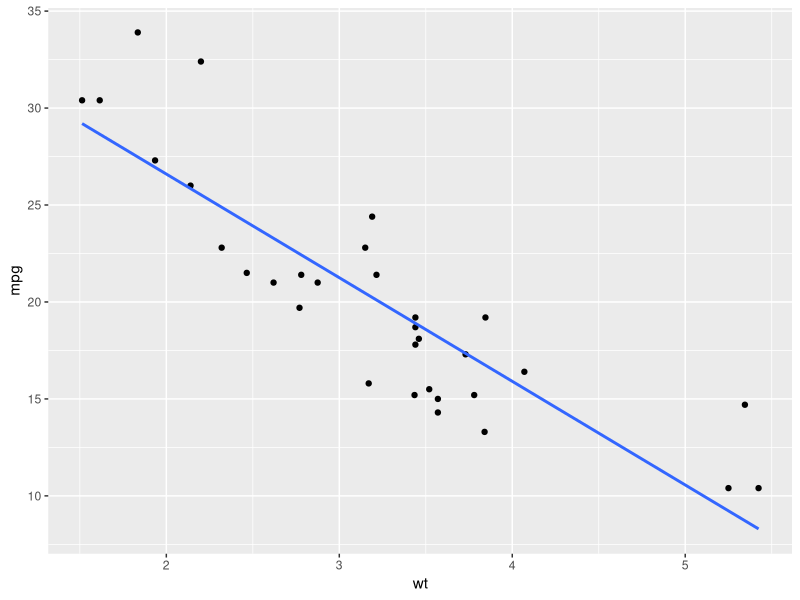
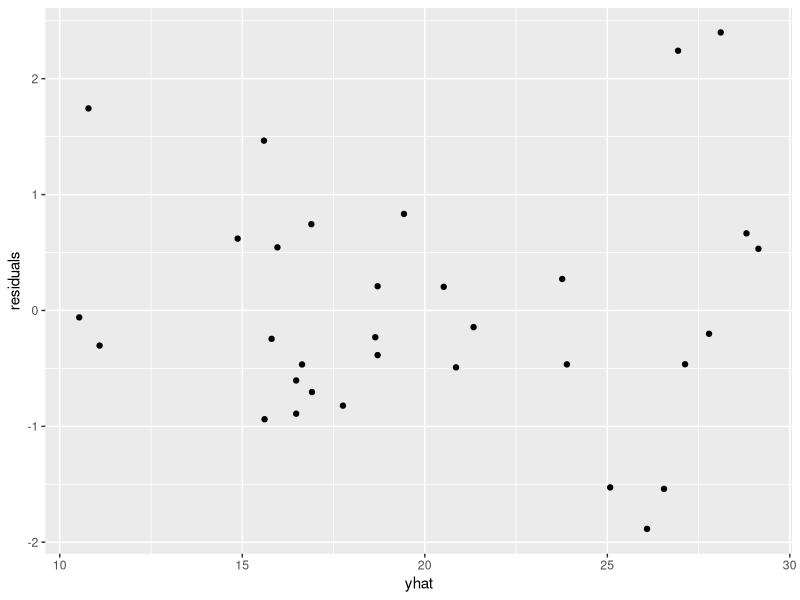
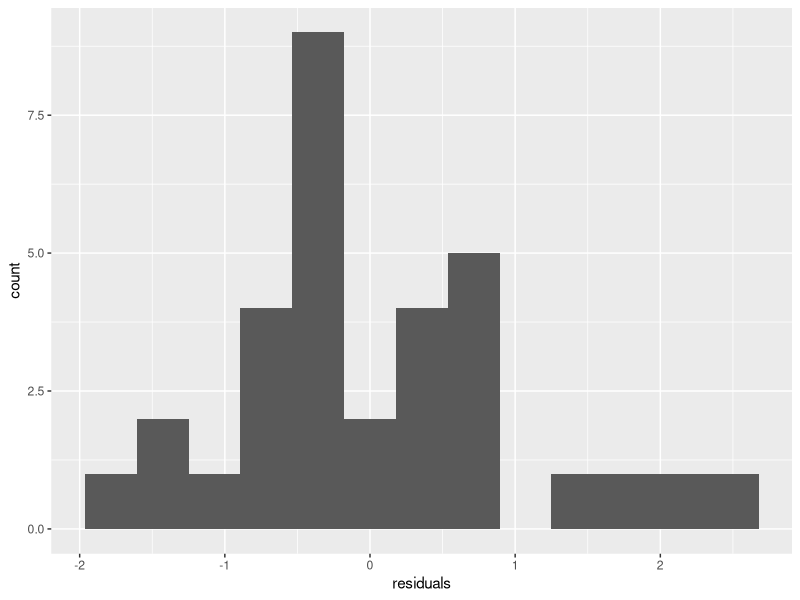
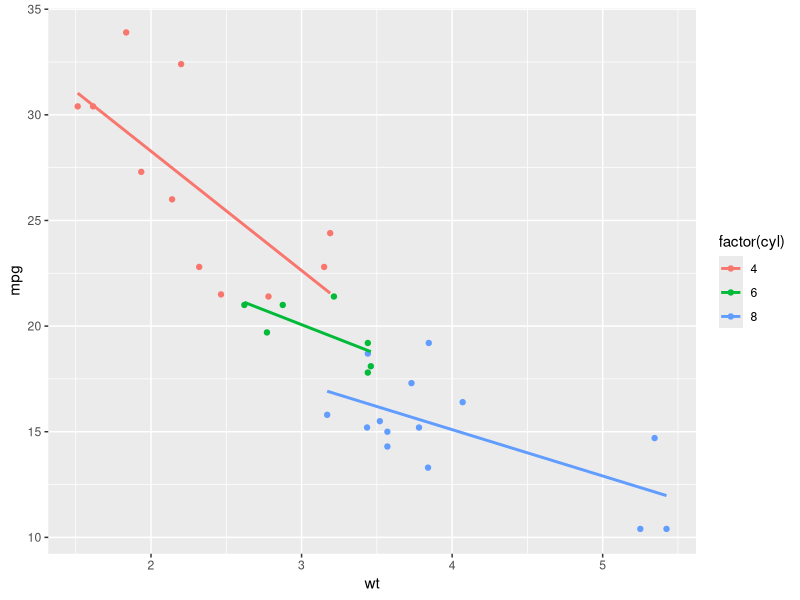
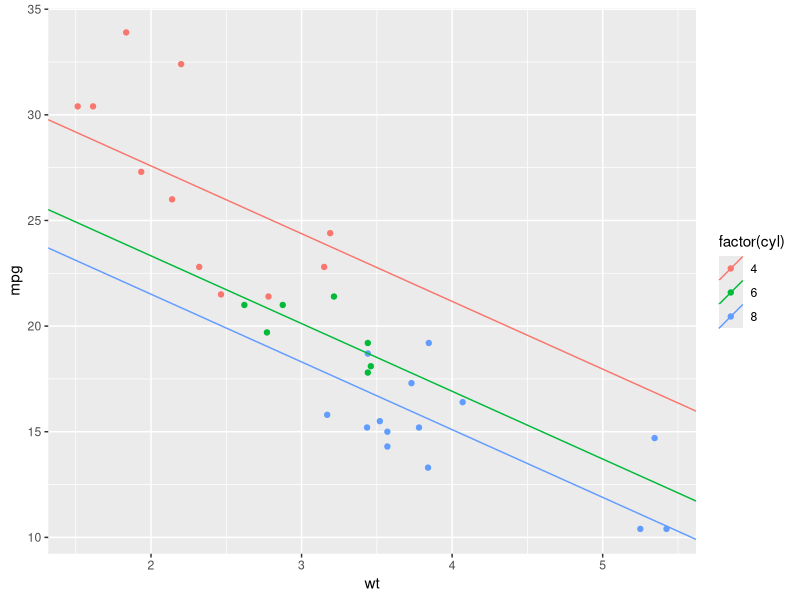

The R source for these figures, in order:
## ---- chunk 1
library(ggplot2)
suppressMessages(library(dplyr))
## ---- chunk 2
data(mtcars)
## ---- chunk 3
# Step 0: plot the data!
ggplot(mtcars, aes(wt, mpg)) + 
  geom_point() +
  geom_smooth(method = "lm", formula = y ~ x, se = FALSE)
## ---- chunk 4
fit <- lm(mpg ~ factor(cyl) + wt, data = mtcars)
## ---- chunk 5
yhat <- fitted(fit)
#r <- residuals(fit)
r <- rstandard(fit) # also check for outliers
df <- data.frame(yhat = yhat, residuals = r)
## ---- chunk 6
ggplot(df, aes(yhat, residuals)) + 
  geom_point()
## ---- chunk 7
ggplot(df, aes(residuals)) + 
  geom_histogram(bins = 13)
# adjust the bins until it looks reasonable
## ---- chunk 8
summary(fit)
## ---- chunk 9
summary(lm(mpg ~ wt, data = mtcars))$adj.r.squared
# add cyl as numeric, increases R^2, but not great in theory
summary(lm(mpg ~ cyl + wt, data = mtcars))$adj.r.squared
# add cyl as factor, best
summary(lm(mpg ~ factor(cyl) + wt, data = mtcars))$adj.r.squared
## ---- chunk 10
ggplot(mtcars, aes(wt, mpg, color = factor(cyl))) + 
  geom_point() +
  geom_smooth(method = "lm", se = FALSE)
## ---- chunk 11
beta <- coef(fit)
lvls <- factor(unique(mtcars$cyl))
ints <- predict(fit, newdata = data.frame(cyl = lvls, wt = 0))
slp <- beta[4]

dfp <- data.frame(intercept = ints, slope = slp, g = lvls)

ggplot() +
  geom_point(data = mtcars, aes(wt, mpg, color = factor(cyl))) +
  geom_abline(data = dfp, 
              aes(intercept = intercept, 
                  slope = slope, 
                  color = g))
# making you all reproduce this code is mean, but how about interpreting the code?
